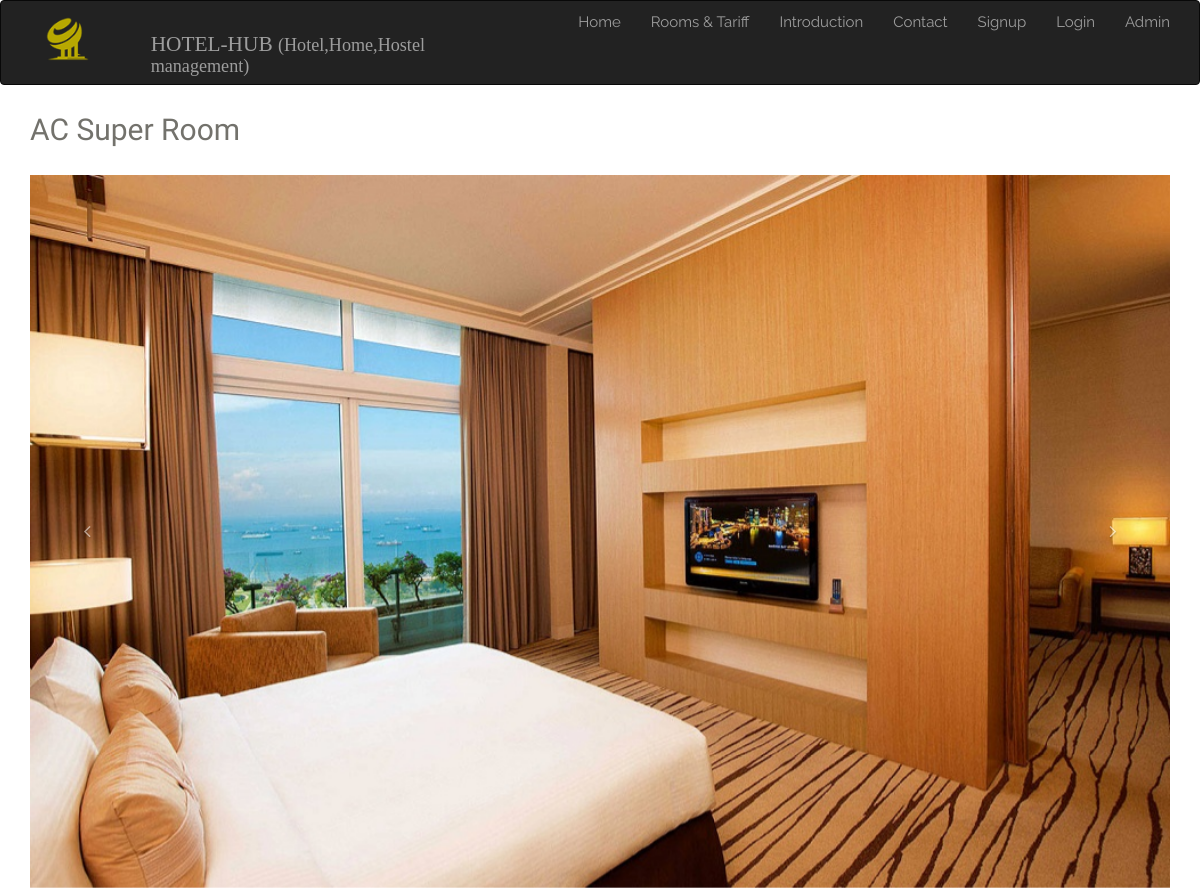
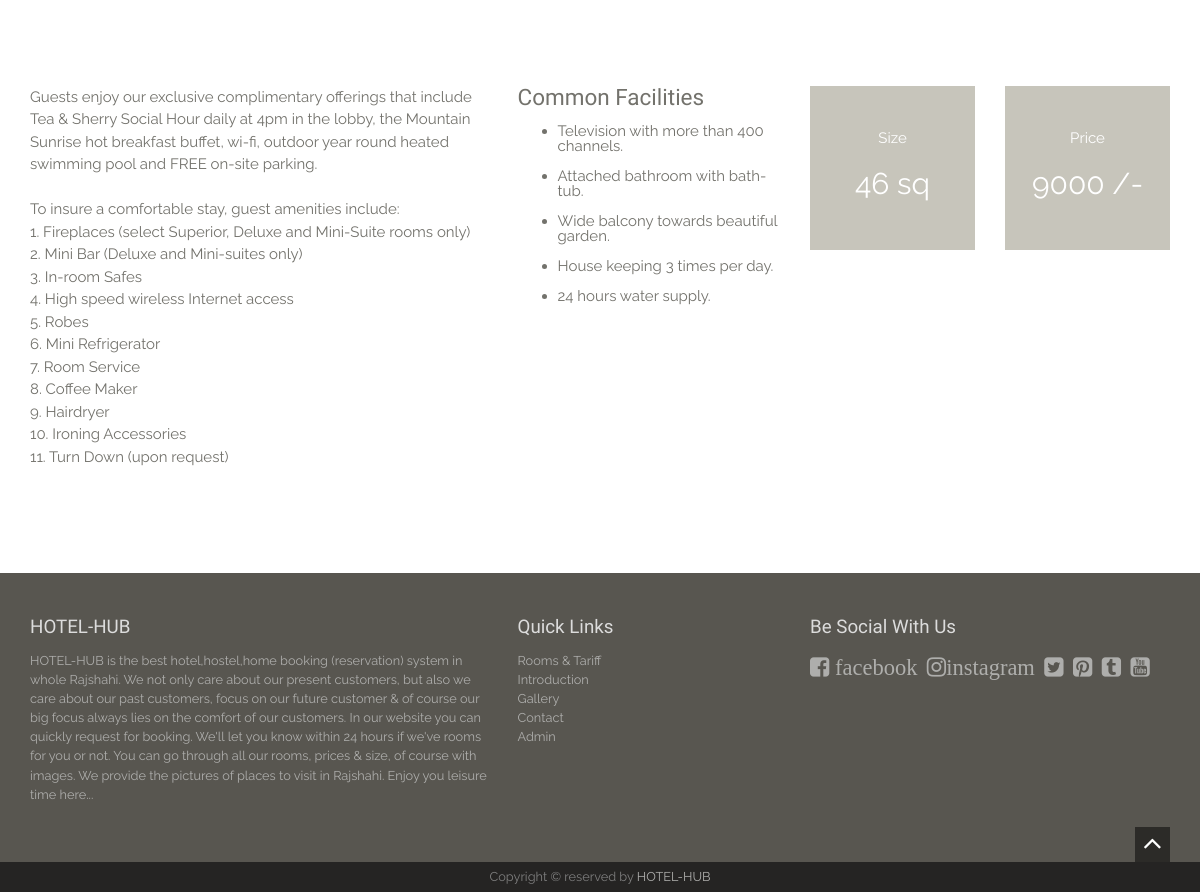
The app's page /room-details.php?id=3 with its own data (2 pictures, top to bottom).
### tables this page shows
CREATE TABLE `rooms` (
  `id` int(10) NOT NULL,
  `type` varchar(20) NOT NULL,
  `title` varchar(200) NOT NULL,
  `description` varchar(50000) NOT NULL,
  `size` varchar(10) NOT NULL,
  `price` varchar(10) NOT NULL,
  `image1` varchar(20) NOT NULL,
  `image2` varchar(20) NOT NULL,
  `image3` varchar(20) NOT NULL,
  `image4` varchar(20) NOT NULL
);

### room-details.php (the view, shortened to what this page needs)
<?php include 'header.php';?>
<?php
    require_once('db.php');
    if(isset($_GET['id'])){
        $id = $_GET['id'];
        $q = "SELECT * FROM rooms WHERE rooms.id = $id";
        $run = mysqli_query($con, $q);
        $row = mysqli_fetch_array($run);
    }
?>
<div class="container">
<h1 class="title"><?php echo $row['title']; ?></h1>
            <div id="RoomDetails" class="carousel slide" data-ride="carousel">
                <div class="carousel-inner">
                <div class="item active"><img src="img/<?php echo $row['image1']; ?>" class="img-responsive" alt="slide"></div>
                </div>
                <a class="left carousel-control" href="#RoomDetails" role="button" data-slide="prev"><i class="fa fa-angle-left"></i></a>
                <a class="right carousel-control" href="#RoomDetails" role="button" data-slide="next"><i class="fa fa-angle-right"></i></a>
            </div>
<div class="room-features spacer">
  <div class="row">
    <div class="col-sm-12 col-md-5">
    <p><?php echo $row['description']; ?></p>
    </div>
    <div class="col-sm-6 col-md-3 amenitites">
    <h3>Common Facilities</h3>
    <ul>
      <li>Television with more than 400 channels.</li>
      <li>Attached bathroom with bath-tub.</li>
      <li>Wide balcony towards beautiful garden.</li>
      <li>House keeping 3 times per day.</li>
      <li>24 hours water supply.</li>
    </ul>
    </div>
    <div class="col-sm-3 col-md-2">
      <div class="size-price">Size<span><?php echo $row['size']; ?> sq</span></div>
    </div>
    <div class="col-sm-3 col-md-2">
      <div class="size-price">Price<span><?php echo $row['price']; ?> /-</span></div>
    </div>
  </div>
</div>
</div>
<?php include 'footer.php';?>

### assets/style.css (style rules this page uses)
body { background-color: #fff;font-family: 'Raleway', sans-serif;font-size: 15px;line-height: 15px; color: #73726C; }
.btn,a,a:hover { text-decoration: none;-webkit-transition: all 0.3s ease-in-out;-moz-transition: all 0.3s ease-in-out;-ms-transition: all 0.3s ease-in-out;-o-transition: all 0.3s ease-in-out;transition: all 0.3s ease-in-out;outline:0 ; }
h1,h2,h3,h4,h5,h6 { font-family:'Old Standard TT', serif;line-height: 1em;margin: 0; }
h1 { font-size: 5em; }
h1.title,h2 { font-size: 2em;line-height: 3em; }
h3 { font-size: 1.5em; margin-bottom: 0.70em; }
p { margin-bottom: 1em;line-height: 1.5em; }
.spacer { padding:6em 0; }
.carousel-control { width: 10%;background: none !important; }
.carousel-control i.fa { position: absolute;left: 0;right: 0;top: 50%;margin-top: -10px; }
.carousel img { width: 100%; }
.room-features .amenitites li { margin-bottom: 1em; }
.room-features .size-price { background-color: #C7C5BB;padding: 2em 0;text-align: center;color: #fff;height: 10.97em;line-height: 3em; }
.room-features .size-price span { display: block;font-size: 2em; }

### records on screen
rooms: title "AC Super Room", image1 (picture), description "Guests enjoy our exclusive complimentary offerings that include Tea & Sherry Social Hour daily at 4pm in the lobby, the Mountain Sunrise hot breakfast buffet, wi-fi, outdoor year round heated swimming pool and FREE on-site parking. To insure a comfortable stay, guest amenities include: 1. Fireplaces (select Superior, Deluxe and Mini-Suite rooms only) 2. Mini Bar (Deluxe and Mini-suites only) 3. In-room Safes 4. High speed wireless Internet access 5. Robes 6. Mini Refrigerator 7. Room Service 8. Coffee Maker 9. Hairdryer 10. Ironing Accessories 11. Turn Down (upon request)", size "46", price "9000"
